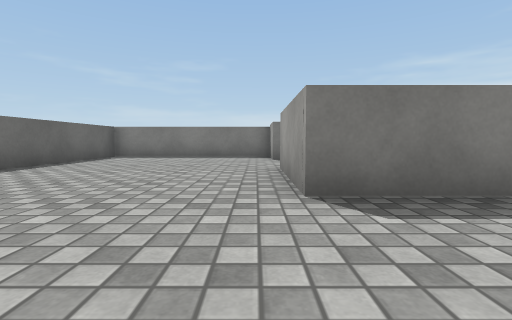
view 1 (above)

13 first-person views from a walk through a scene from a Unity 3-D project. The camera is 0.51 m above the floor, tilts 4° down and sees 85° across. The floor is counted in squares, 1 m on a side. Each view is taken from the middle of a square. On the plan, view 1 faces up. The plan holds only what a view shows up to about 9 squares ahead; the rest is blank. Surface patterns are stand-ins for the level's own textures.

view 2
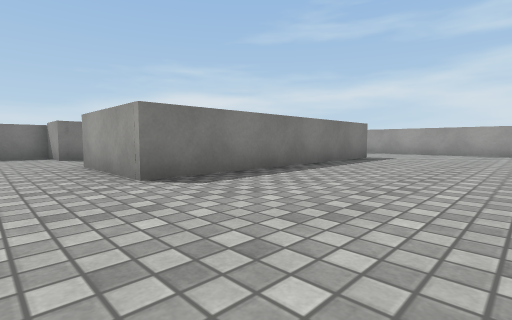

view 3
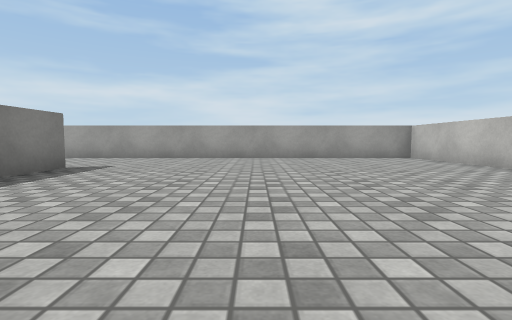

view 4
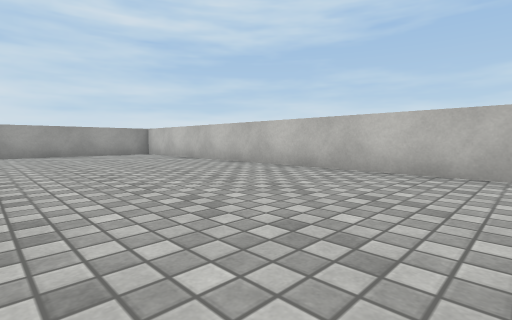

view 5
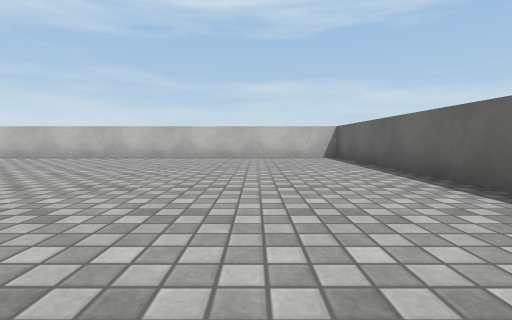

view 6
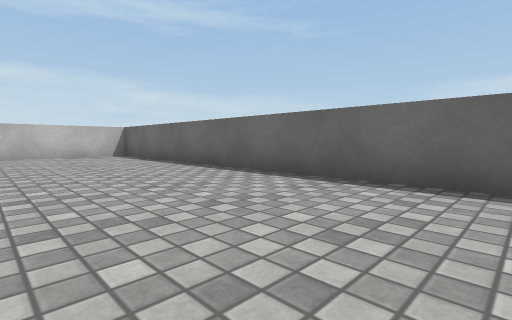

view 7
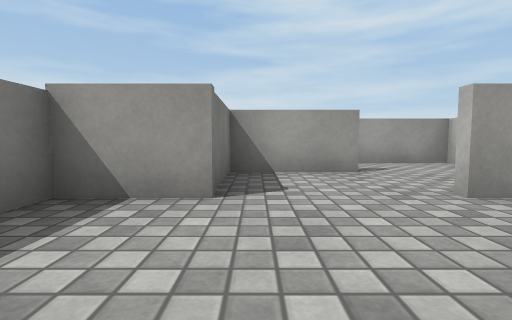

view 8
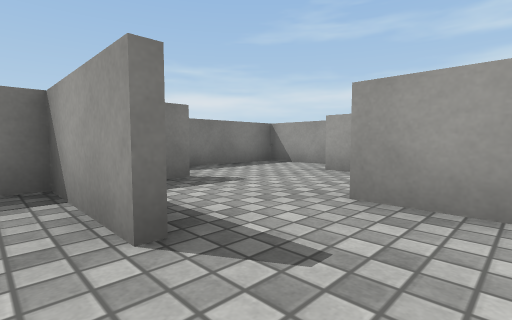

view 9
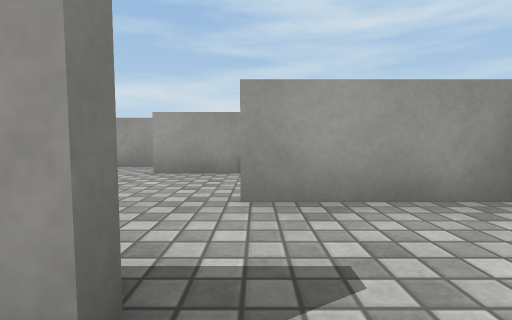

view 10
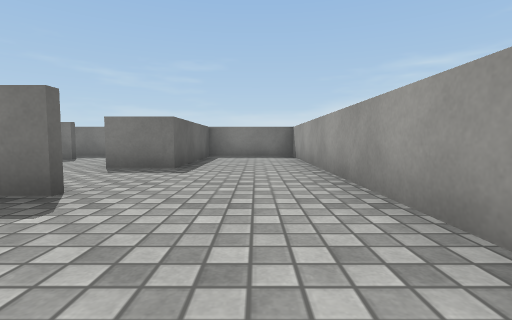

view 11
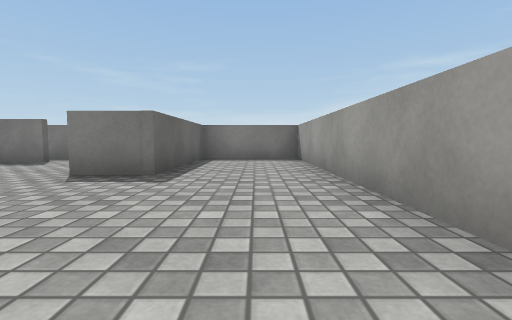

view 12
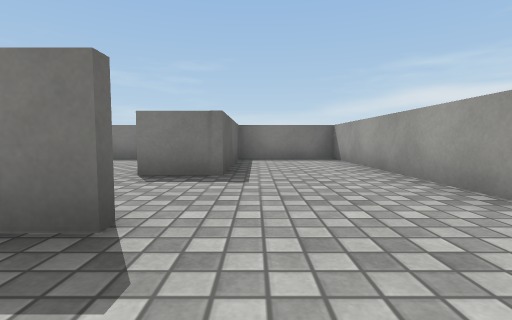

view 13
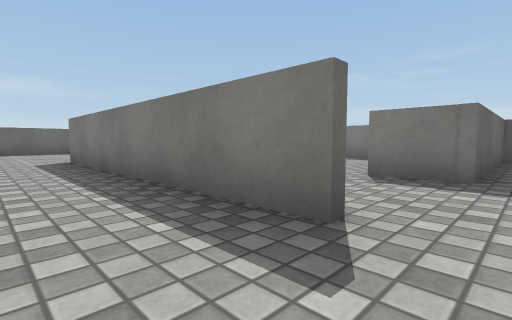

### Floor plan
Points are (right, up) in squares from view 1. A wall is a line through its corners. A room is listed if a view was taken in it or the views show most of it. See-through windows are left out.
Room 1 (views 1, 2, 3, 4, 5, 6, 7, 10, 11, 12, 13)
walls: (7.3, 2.5) (0.4, 2.5) (0.4, 5.2); (1.6, 7.4) (0.4, 7.4) (0.4, 8.8) (-4.4, 8.8) (-4.4, -5.5) (10.2, -5.5) (10.2, 3.6)
ways out: opening at (1, 6) to room 2; opening at (8.5, 3) to room 3
Room 2 (views 8, 9)
walls: (2.5, 5.2) (2.5, 7.4) (1.6, 7.4); (4.3, 2.6) (4.3, 5.2)
ways out: opening at (1, 6) to room 1
Room 3 (no view inside)
walls: (10.2, 3.6) (10.2, 8.8) (7.5, 8.8) (7.5, 5.1) (6.3, 5.1)
ways out: opening at (8.5, 3) to room 1; opening at (6.5, 4) to room 5
Room 4 (no view inside)
walls: (7.3, 6.9) (7.3, 8.8) (3.1, 8.8)
ways out: opening at (5, 6) to room 5
Room 5 (no view inside)
walls: (6.3, 5.1) (6.3, 6.6); (4.1, 7.4) (3, 7.4)
ways out: opening at (6.5, 4) to room 3; opening at (5, 6) to room 4

Where each view was taken, in squares from view 1:
view 1: 0 up, 0 right, facing up
view 2: 1 down, 1 left, facing up-right
view 3: 1 down, 2 right, facing right
view 4: 1 down, 0 right, facing down-right
view 5: 3 up, 2 left, facing down
view 6: 4 up, 1 left, facing down-left
view 7: 7 up, 2 left, facing right
view 8: 4 up, 2 right, facing up-right
view 9: 5 up, 2 right, facing right
view 10: 0 up, 9 right, facing up
view 11: 1 up, 9 right, facing up
view 12: 1 up, 8 right, facing up
view 13: 1 up, 8 right, facing up-left
